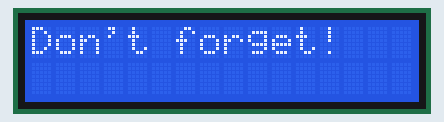
Recording of a program running on a simulated Raspberry Pi (BCM pin numbers). On the bench: 16×2 character LCD.

Above: at 0.22 s.
At 2.45 s:
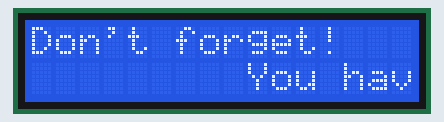
At 5.0 s:
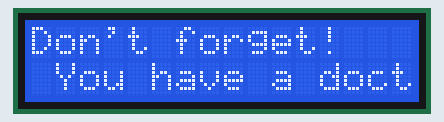
At 9.79 s:
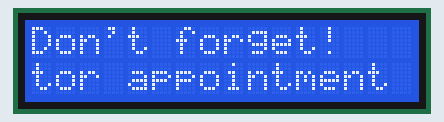
At 14.56 s:
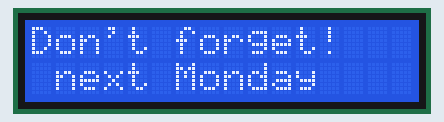
At 19.53 s:
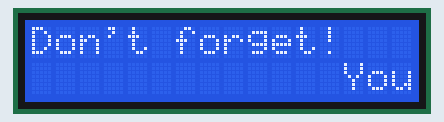

The program:

scrolling_text.py
```python
#import necessary libraries
import Adafruit_CharLCD as LCD
import time

#Raspberry Pi pin configuration
lcd_rs = 27   #register selection
lcd_en = 22   #enable
lcd_d4 = 25   #data pins
lcd_d5 = 24
lcd_d6 = 23
lcd_d7 = 18

#set the backlight level
lcd_backlight = 4

#define the lcd size
lcd_columns = 16
lcd_rows = 2

#initialize the LCD
lcd = LCD.Adafruit_CharLCD(lcd_rs, lcd_en, lcd_d4, lcd_d5, lcd_d6, lcd_d7,
                           lcd_columns, lcd_rows, lcd_backlight)

#display message
title = "Don't forget!"
reminder = "You have a doctor appointment next Monday"

#set the delay for scroll
delay = 0.3

#write a function to scroll the message
def scroll_message(reminder, delay):
    padding = ' ' * lcd_columns
    reminder_message = padding + reminder + ' '
    for i in range(len(reminder_message)):
        lcd.set_cursor(0,1)
        lcd.message(reminder_message[i:(i+lcd_columns)])
        time.sleep(delay)

lcd.clear()
lcd.home()
lcd.message(title)

#scroll the message in an infinite loop
while True:
    scroll_message(reminder, delay)
```

Measured:
- by itself, everything shown: repeats every 18.4 s, in 57 steps
